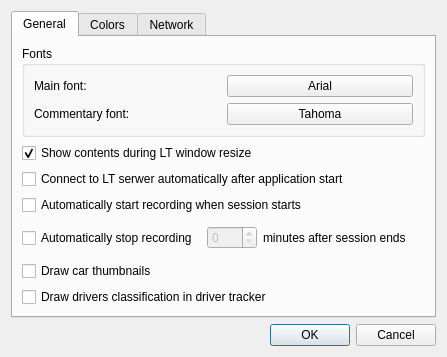
<?xml version="1.0" encoding="UTF-8"?>
<ui version="4.0">
 <class>PreferencesDialog</class>
 <widget class="QDialog" name="PreferencesDialog">
  <property name="geometry">
   <rect>
    <x>0</x>
    <y>0</y>
    <width>447</width>
    <height>357</height>
   </rect>
  </property>
  <property name="windowTitle">
   <string>Preferences</string>
  </property>
  <property name="windowIcon">
   <iconset resource="../icons/icons.qrc">
    <normaloff>:/ui_icons/icon.png</normaloff>:/ui_icons/icon.png</iconset>
  </property>
  <layout class="QVBoxLayout" name="verticalLayout">
   <item>
    <widget class="QTabWidget" name="tabWidget">
     <property name="currentIndex">
      <number>0</number>
     </property>
     <widget class="QWidget" name="tab">
      <attribute name="title">
       <string>General</string>
      </attribute>
      <layout class="QVBoxLayout" name="verticalLayout_4">
       <item>
        <widget class="QGroupBox" name="groupBox">
         <property name="title">
          <string>Fonts</string>
         </property>
         <property name="flat">
          <bool>false</bool>
         </property>
         <layout class="QGridLayout" name="gridLayout">
          <item row="2" column="1">
           <widget class="QPushButton" name="commentaryFontButton">
            <property name="text">
             <string>Tahoma</string>
            </property>
           </widget>
          </item>
          <item row="0" column="1">
           <widget class="QPushButton" name="mainFontButton">
            <property name="text">
             <string>Arial</string>
            </property>
           </widget>
          </item>
          <item row="0" column="0">
           <widget class="QLabel" name="label">
            <property name="text">
             <string>Main font:</string>
            </property>
           </widget>
          </item>
          <item row="2" column="0">
           <widget class="QLabel" name="label_2">
            <property name="text">
             <string>Commentary font:</string>
            </property>
           </widget>
          </item>
         </layout>
        </widget>
       </item>
       <item>
        <widget class="QCheckBox" name="ltCheckBox">
         <property name="text">
          <string>Show contents during LT window resize</string>
         </property>
         <property name="checked">
          <bool>true</bool>
         </property>
        </widget>
       </item>
       <item>
        <widget class="QCheckBox" name="autoConnectBox">
         <property name="text">
          <string>Connect to LT serwer automatically after application start</string>
         </property>
        </widget>
       </item>
       <item>
        <widget class="QCheckBox" name="autoRecordBox">
         <property name="text">
          <string>Automatically start recording when session starts</string>
         </property>
        </widget>
       </item>
       <item>
        <layout class="QHBoxLayout" name="horizontalLayout">
         <property name="spacing">
          <number>6</number>
         </property>
         <property name="bottomMargin">
          <number>0</number>
         </property>
         <item>
          <widget class="QCheckBox" name="autoStopRecordBox">
           <property name="sizePolicy">
            <sizepolicy hsizetype="Fixed" vsizetype="Fixed">
             <horstretch>0</horstretch>
             <verstretch>0</verstretch>
            </sizepolicy>
           </property>
           <property name="text">
            <string>Automatically stop recording </string>
           </property>
          </widget>
         </item>
         <item>
          <widget class="QSpinBox" name="autoStopRecordSpinBox">
           <property name="enabled">
            <bool>false</bool>
           </property>
           <property name="maximumSize">
            <size>
             <width>50</width>
             <height>16777215</height>
            </size>
           </property>
          </widget>
         </item>
         <item>
          <widget class="QLabel" name="label_3">
           <property name="text">
            <string>minutes after session ends</string>
           </property>
          </widget>
         </item>
        </layout>
       </item>
       <item>
        <widget class="QCheckBox" name="thumbnailsCheckBox">
         <property name="text">
          <string>Draw car thumbnails</string>
         </property>
        </widget>
       </item>
       <item>
        <widget class="QCheckBox" name="trackerBox">
         <property name="text">
          <string>Draw drivers classification in driver tracker</string>
         </property>
        </widget>
       </item>
      </layout>
     </widget>
     <widget class="QWidget" name="Co">
      <attribute name="title">
       <string>Colors</string>
      </attribute>
      <layout class="QGridLayout" name="gridLayout_3">
       <item row="1" column="2">
        <widget class="QToolButton" name="colorCyanButton">
         <property name="maximumSize">
          <size>
           <width>24</width>
           <height>24</height>
          </size>
         </property>
         <property name="styleSheet">
          <string notr="true">background-color: rgb(0, 255, 255);
     border-style: solid;
     border-width: 1px;
     border-radius: 3px;
     border-color: rgb(153, 153, 153);
     padding: 3px;
</string>
         </property>
         <property name="text">
          <string/>
         </property>
        </widget>
       </item>
       <item row="0" column="2">
        <widget class="QToolButton" name="colorWhiteButton">
         <property name="maximumSize">
          <size>
           <width>24</width>
           <height>24</height>
          </size>
         </property>
         <property name="styleSheet">
          <string notr="true">background-color: rgb(218, 218, 218);
     border-style: solid;
     border-width: 1px;
     border-radius: 3px;
     border-color: rgb(153, 153, 153);
     padding: 3px;
</string>
         </property>
         <property name="text">
          <string/>
         </property>
        </widget>
       </item>
       <item row="6" column="4">
        <widget class="QPushButton" name="pushButton_6">
         <property name="text">
          <string>Reset to default</string>
         </property>
        </widget>
       </item>
       <item row="2" column="4">
        <widget class="QPushButton" name="pushButton_3">
         <property name="text">
          <string>Reset to default</string>
         </property>
        </widget>
       </item>
       <item row="6" column="0">
        <widget class="QLabel" name="label_15">
         <property name="text">
          <string>Lap record color:</string>
         </property>
        </widget>
       </item>
       <item row="5" column="0">
        <widget class="QLabel" name="label_14">
         <property name="text">
          <string>Personal best time color:</string>
         </property>
        </widget>
       </item>
       <item row="1" column="4">
        <widget class="QPushButton" name="pushButton_2">
         <property name="text">
          <string>Reset to default</string>
         </property>
        </widget>
       </item>
       <item row="0" column="0">
        <widget class="QLabel" name="label_9">
         <property name="text">
          <string>Main color:</string>
         </property>
        </widget>
       </item>
       <item row="5" column="4">
        <widget class="QPushButton" name="pushButton_5">
         <property name="text">
          <string>Reset to default</string>
         </property>
        </widget>
       </item>
       <item row="5" column="2">
        <widget class="QToolButton" name="colorGreenButton">
         <property name="maximumSize">
          <size>
           <width>24</width>
           <height>24</height>
          </size>
         </property>
         <property name="styleSheet">
          <string notr="true">background-color: rgb(0, 255, 0);
     border-style: solid;
     border-width: 1px;
     border-radius: 3px;
     border-color: rgb(153, 153, 153);
     padding: 3px;
</string>
         </property>
         <property name="text">
          <string/>
         </property>
        </widget>
       </item>
       <item row="3" column="4">
        <widget class="QPushButton" name="pushButton_4">
         <property name="text">
          <string>Reset to default</string>
         </property>
        </widget>
       </item>
       <item row="3" column="0">
        <widget class="QLabel" name="label_13">
         <property name="text">
          <string>Pit color:</string>
         </property>
        </widget>
       </item>
       <item row="2" column="0">
        <widget class="QLabel" name="label_16">
         <property name="text">
          <string>Gap color:</string>
         </property>
        </widget>
       </item>
       <item row="1" column="0">
        <widget class="QLabel" name="label_11">
         <property name="text">
          <string>Position color:</string>
         </property>
        </widget>
       </item>
       <item row="0" column="4">
        <widget class="QPushButton" name="pushButton">
         <property name="text">
          <string>Reset to default</string>
         </property>
        </widget>
       </item>
       <item row="3" column="2">
        <widget class="QToolButton" name="colorRedButton">
         <property name="maximumSize">
          <size>
           <width>24</width>
           <height>24</height>
          </size>
         </property>
         <property name="styleSheet">
          <string notr="true">background-color: rgb(231, 31, 31);
     border-style: solid;
     border-width: 1px;
     border-radius: 3px;
     border-color: rgb(153, 153, 153);
     padding: 3px;
</string>
         </property>
         <property name="text">
          <string/>
         </property>
        </widget>
       </item>
       <item row="0" column="3">
        <spacer name="horizontalSpacer">
         <property name="orientation">
          <enum>Qt::Horizontal</enum>
         </property>
         <property name="sizeHint" stdset="0">
          <size>
           <width>40</width>
           <height>20</height>
          </size>
         </property>
        </spacer>
       </item>
       <item row="0" column="1">
        <spacer name="horizontalSpacer_2">
         <property name="orientation">
          <enum>Qt::Horizontal</enum>
         </property>
         <property name="sizeHint" stdset="0">
          <size>
           <width>40</width>
           <height>20</height>
          </size>
         </property>
        </spacer>
       </item>
       <item row="2" column="2">
        <widget class="QToolButton" name="colorYellowButton">
         <property name="maximumSize">
          <size>
           <width>24</width>
           <height>24</height>
          </size>
         </property>
         <property name="styleSheet">
          <string notr="true">background-color: rgb(255, 255, 0);
     border-style: solid;
     border-width: 1px;
     border-radius: 3px;
     border-color: rgb(153, 153, 153);
     padding: 3px;
</string>
         </property>
         <property name="text">
          <string/>
         </property>
        </widget>
       </item>
       <item row="6" column="2">
        <widget class="QToolButton" name="colorVioletButton">
         <property name="maximumSize">
          <size>
           <width>24</width>
           <height>24</height>
          </size>
         </property>
         <property name="styleSheet">
          <string notr="true">background-color: rgb(255, 0, 255);
     border-style: solid;
     border-width: 1px;
     border-radius: 3px;
     border-color: rgb(153, 153, 153);
     padding: 3px;
</string>
         </property>
         <property name="text">
          <string/>
         </property>
        </widget>
       </item>
       <item row="7" column="0" colspan="5">
        <layout class="QHBoxLayout" name="horizontalLayout_2">
         <property name="spacing">
          <number>6</number>
         </property>
         <item>
          <spacer name="horizontalSpacer_3">
           <property name="orientation">
            <enum>Qt::Horizontal</enum>
           </property>
           <property name="sizeHint" stdset="0">
            <size>
             <width>40</width>
             <height>20</height>
            </size>
           </property>
          </spacer>
         </item>
         <item>
          <widget class="QPushButton" name="pushButton_7">
           <property name="text">
            <string>Reset all to defaults</string>
           </property>
          </widget>
         </item>
         <item>
          <spacer name="horizontalSpacer_4">
           <property name="orientation">
            <enum>Qt::Horizontal</enum>
           </property>
           <property name="sizeHint" stdset="0">
            <size>
             <width>40</width>
             <height>20</height>
            </size>
           </property>
          </spacer>
         </item>
        </layout>
       </item>
      </layout>
     </widget>
     <widget class="QWidget" name="tab_2">
      <attribute name="title">
       <string>Network</string>
      </attribute>
      <layout class="QVBoxLayout" name="verticalLayout_3">
       <item>
        <widget class="QCheckBox" name="proxyCheckBox">
         <property name="text">
          <string>Use proxy</string>
         </property>
        </widget>
       </item>
       <item>
        <widget class="QGroupBox" name="proxyBox">
         <property name="enabled">
          <bool>false</bool>
         </property>
         <property name="sizePolicy">
          <sizepolicy hsizetype="Expanding" vsizetype="Fixed">
           <horstretch>0</horstretch>
           <verstretch>0</verstretch>
          </sizepolicy>
         </property>
         <property name="title">
          <string>Proxy settings</string>
         </property>
         <layout class="QGridLayout" name="gridLayout_2">
          <item row="1" column="0">
           <widget class="QLabel" name="label_4">
            <property name="text">
             <string>Host:</string>
            </property>
           </widget>
          </item>
          <item row="3" column="0">
           <widget class="QLabel" name="label_5">
            <property name="text">
             <string>User:</string>
            </property>
           </widget>
          </item>
          <item row="4" column="0">
           <widget class="QLabel" name="label_6">
            <property name="text">
             <string>Password:</string>
            </property>
           </widget>
          </item>
          <item row="2" column="0">
           <widget class="QLabel" name="label_7">
            <property name="text">
             <string>Port:</string>
            </property>
           </widget>
          </item>
          <item row="2" column="1">
           <widget class="QSpinBox" name="proxyPortEdit">
            <property name="maximum">
             <number>99999</number>
            </property>
           </widget>
          </item>
          <item row="2" column="2">
           <widget class="QLabel" name="label_8">
            <property name="text">
             <string>Type:</string>
            </property>
            <property name="alignment">
             <set>Qt::AlignRight|Qt::AlignTrailing|Qt::AlignVCenter</set>
            </property>
           </widget>
          </item>
          <item row="2" column="3">
           <widget class="QComboBox" name="proxyTypeBox">
            <item>
             <property name="text">
              <string>HTTP</string>
             </property>
            </item>
            <item>
             <property name="text">
              <string>Socks5</string>
             </property>
            </item>
           </widget>
          </item>
          <item row="1" column="1" colspan="3">
           <widget class="QLineEdit" name="proxyHostEdit"/>
          </item>
          <item row="3" column="1" colspan="3">
           <widget class="QLineEdit" name="proxyUserEdit"/>
          </item>
          <item row="4" column="1" colspan="3">
           <widget class="QLineEdit" name="proxyPasswordEdit">
            <property name="echoMode">
             <enum>QLineEdit::Password</enum>
            </property>
           </widget>
          </item>
         </layout>
        </widget>
       </item>
      </layout>
     </widget>
    </widget>
   </item>
   <item>
    <widget class="QDialogButtonBox" name="buttonBox">
     <property name="orientation">
      <enum>Qt::Horizontal</enum>
     </property>
     <property name="standardButtons">
      <set>QDialogButtonBox::Cancel|QDialogButtonBox::Ok</set>
     </property>
    </widget>
   </item>
  </layout>
 </widget>
 <resources>
  <include location="../icons/icons.qrc"/>
 </resources>
 <connections>
  <connection>
   <sender>buttonBox</sender>
   <signal>accepted()</signal>
   <receiver>PreferencesDialog</receiver>
   <slot>accept()</slot>
   <hints>
    <hint type="sourcelabel">
     <x>257</x>
     <y>355</y>
    </hint>
    <hint type="destinationlabel">
     <x>157</x>
     <y>274</y>
    </hint>
   </hints>
  </connection>
  <connection>
   <sender>buttonBox</sender>
   <signal>rejected()</signal>
   <receiver>PreferencesDialog</receiver>
   <slot>reject()</slot>
   <hints>
    <hint type="sourcelabel">
     <x>325</x>
     <y>355</y>
    </hint>
    <hint type="destinationlabel">
     <x>286</x>
     <y>274</y>
    </hint>
   </hints>
  </connection>
 </connections>
</ui>
